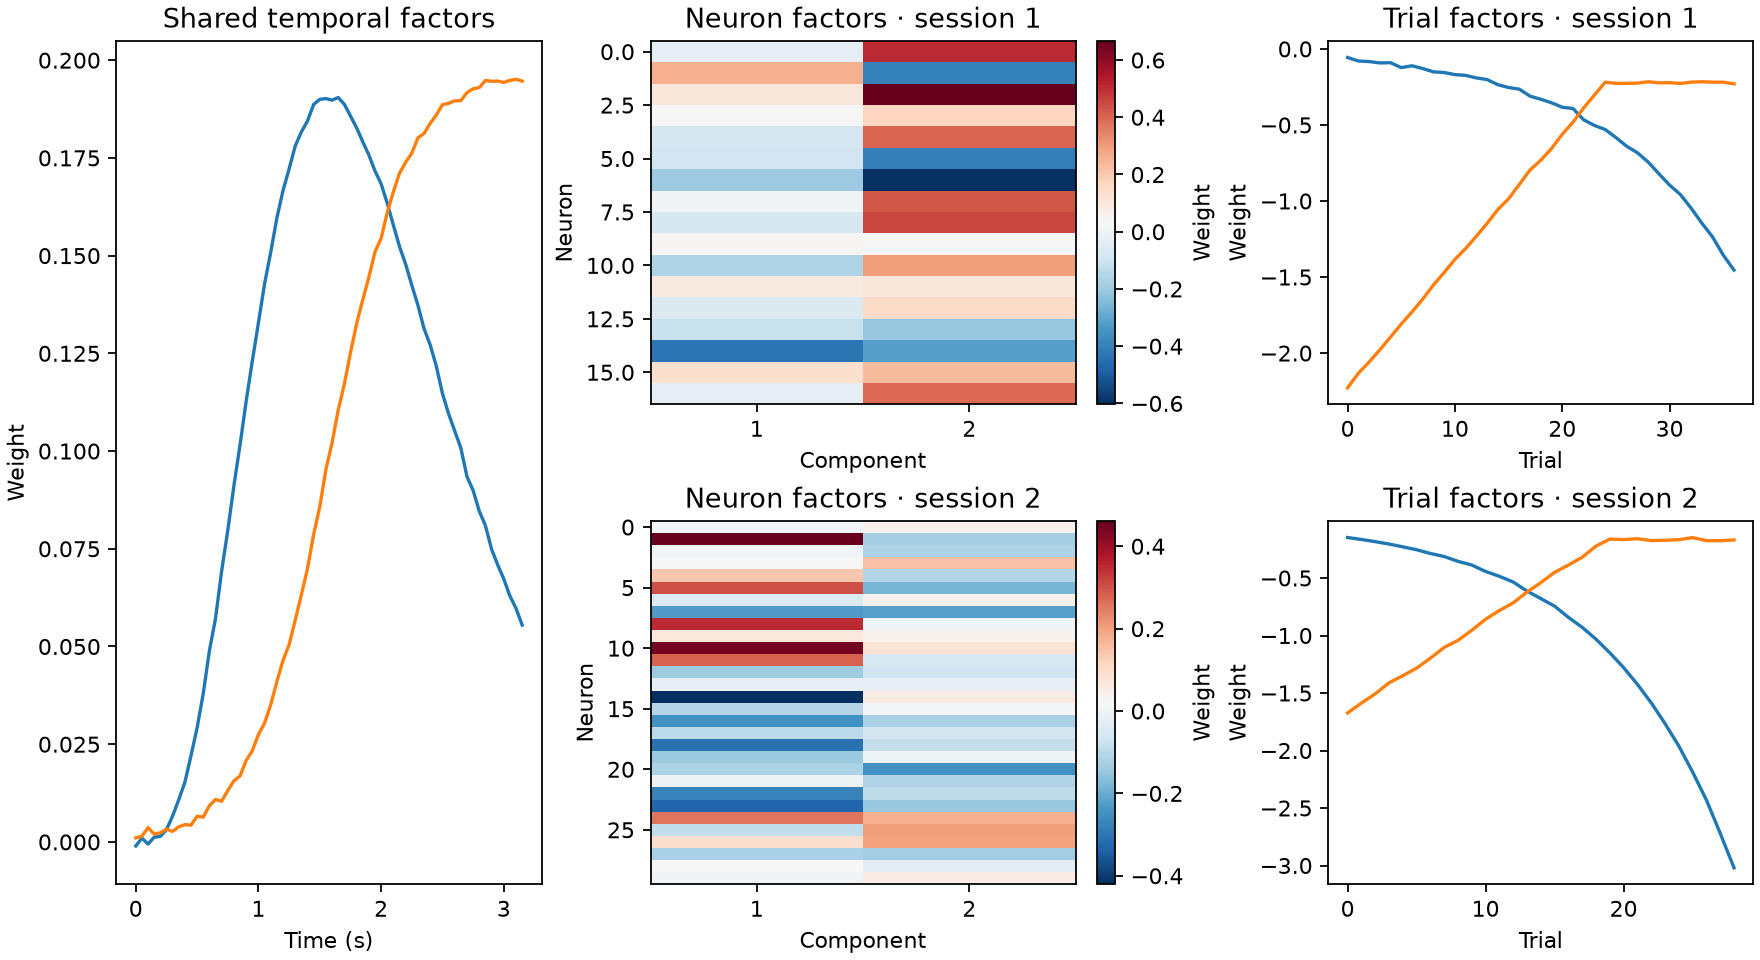

Here is the Python script that generated this plot:
"""Simulate two sessions, fit Neuralign and plot their factors."""

import matplotlib.pyplot as plt

from neuralign import NeuralignModel
from neuralign.simulation import simulate_sessions

sessions, truth = simulate_sessions(n_sessions=2, seed=42)
factors = NeuralignModel(
    sessions, rank=2, max_iter=500, seed=42, progress=False
).fit("cpu")

fig, axes = plt.subplot_mosaic(
    [["time", "neurons1", "trials1"], ["time", "neurons2", "trials2"]],
    figsize=(11, 6), layout="constrained",
)
axes["time"].plot(truth["time"], factors.V.detach().numpy())
axes["time"].set(title="Shared temporal factors", xlabel="Time (s)", ylabel="Weight")

for index in range(2):
    session = factors[index]
    neurons = axes[f"neurons{index + 1}"]
    image = neurons.imshow(
        session.neuron_factors.detach().numpy(), aspect="auto", cmap="RdBu_r"
    )
    neurons.set(
        title=f"Neuron factors · session {index + 1}", ylabel="Neuron",
        xlabel="Component", xticks=[0, 1], xticklabels=[1, 2],
    )
    fig.colorbar(image, ax=neurons, label="Weight")

    trials = axes[f"trials{index + 1}"]
    trials.plot(session.trial_factors.detach().numpy())
    trials.set(
        title=f"Trial factors · session {index + 1}", xlabel="Trial", ylabel="Weight"
    )

fig.savefig("quickstart.png", dpi=160)
plt.show()
